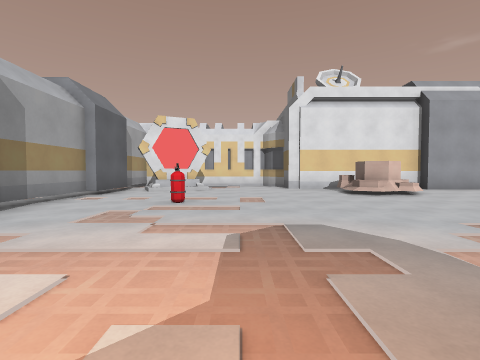
View 1 (above)

21 first-person views from a walk through a level from a Godot 3-D game. The camera is 1.2 m above the floor, tilts 2° down and sees 85° across. The floor is counted in squares, 2 m on a side. Each view is taken from the middle of a square. On the plan, view 1 faces up. The plan holds only what a view shows up to about 9 squares ahead; the rest is blank. The place goes on beyond the plan. Surface patterns are stand-ins for the level's own textures.

View 2
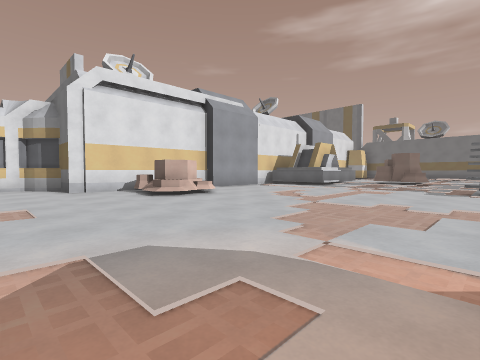

View 3
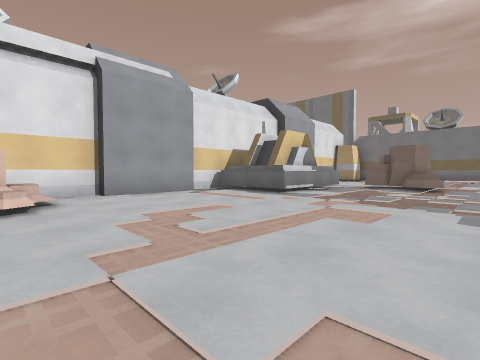

View 4
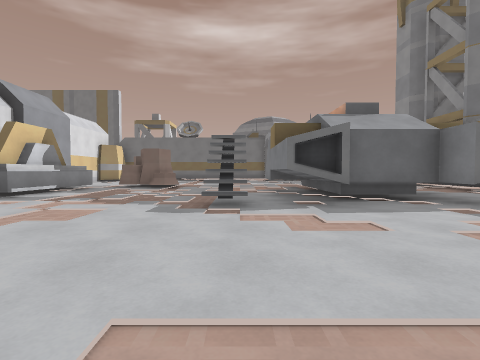

View 5
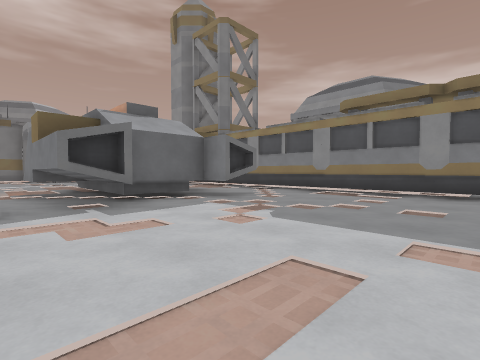

View 6
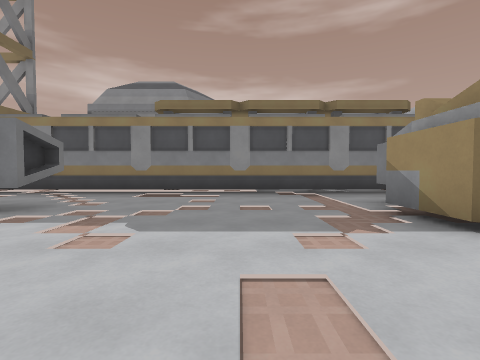

View 7
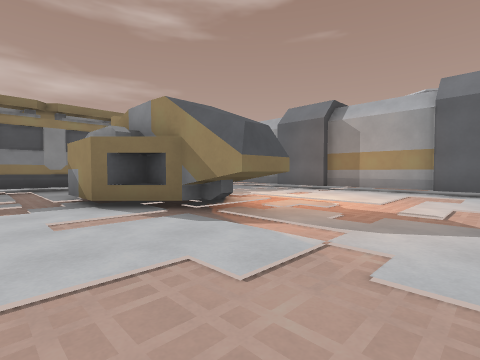

View 8
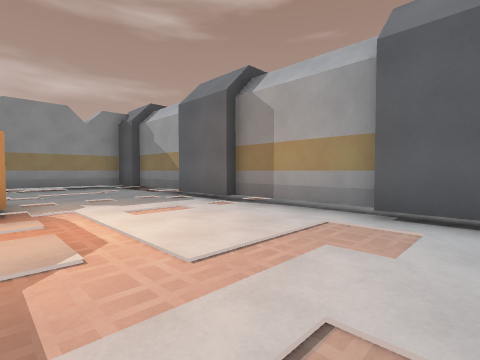

View 9
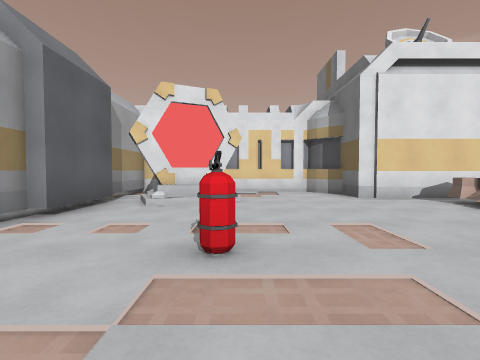

View 10
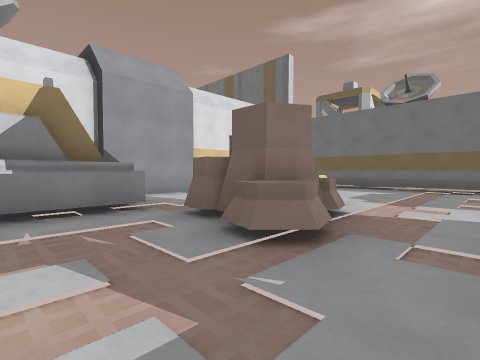

View 11
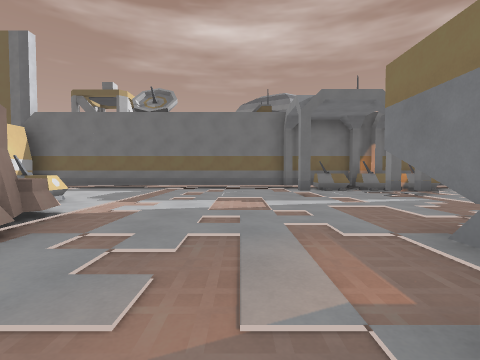

View 12
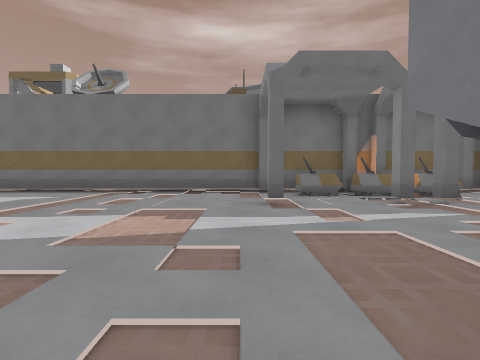

View 13
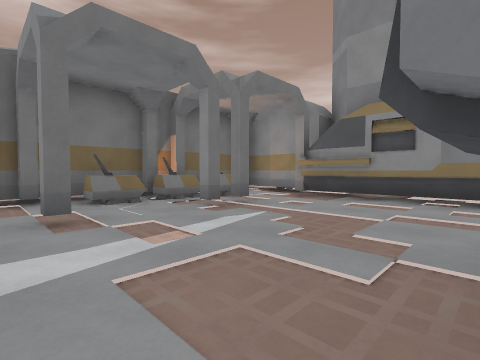

View 14
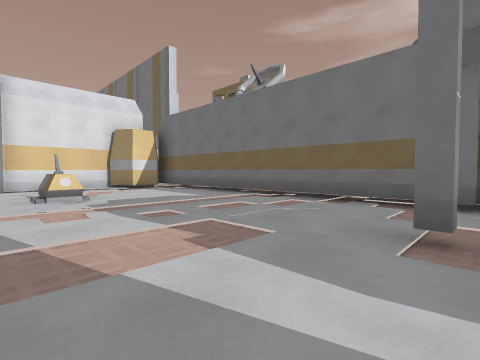

View 15
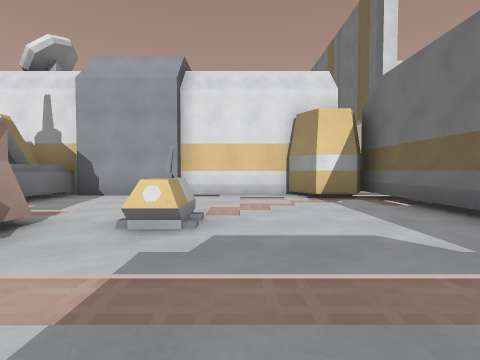

View 16
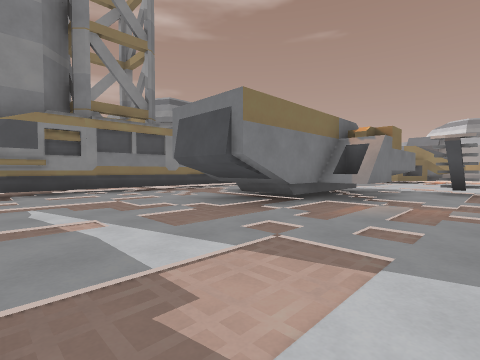

View 17
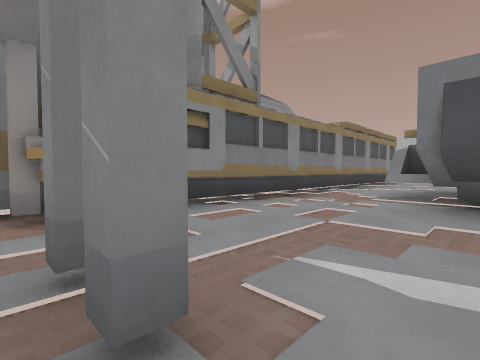

View 18
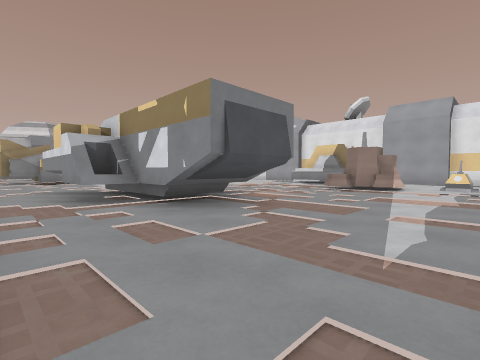

View 19
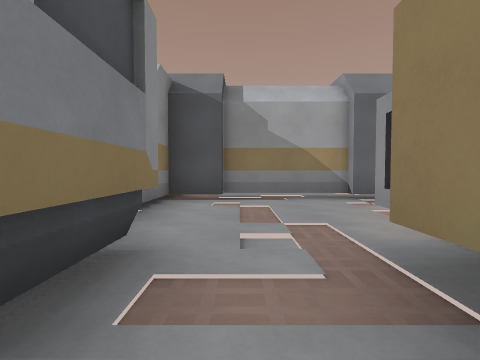

View 20
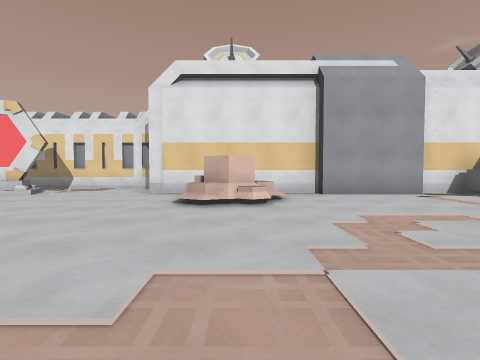

View 21
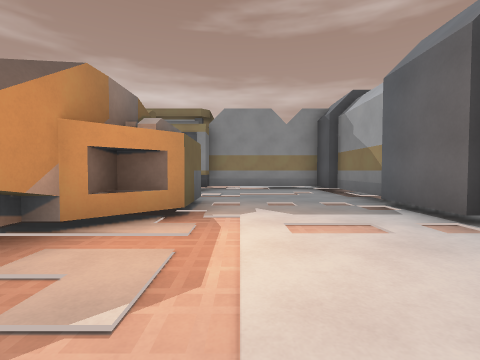

### Floor plan
Points are (right, up) in squares from view 1. A wall is a line through its corners. A room is listed if a view was taken in it or the views show most of it. See-through windows are left out.
Room 1 (views 1, 2, 3, 4, 5, 6, 7, 8, 9, 10, 11, 12, 13, 14, 15, 16, 17, 18, 19, 20, 21)
walls: (8.4, -0.8) (8.4, 0.1); (8.2, -0.9) (8.2, 0.2) (12, 0.2); (11.1, -0.5) (11.8, -0.5); (8.9, -2.8) (8.9, -1); (11.5, -0.8) (14.1, -0.8); (1.9, -0.6) (1.9, -1.4) (2.7, -1.4); (8.4, -3.6) (8.4, -3); (10.6, 6.6) (10, 6.6); (10.4, 7.1) (10.4, 7.6); (0.8, 0.8) (1.7, 0.8) (1.7, -0.5) (2.7, -1.5) (2.7, -3.1); (8.5, 8.4) (6, 8.4); (12, 6.4) (10.5, 6.4); (6.1, 8.7) (1.6, 8.7) (1.6, 9.7) (1.3, 10); (13.2, -1) (14.4, -1); (12.5, 6.6) (11.9, 6.6); (13, 6) (9.6, 6) (9.6, 8.5); (2.4, -3.6) (2.4, -4.1); (10.2, 8.7) (8.6, 8.7); (12, -3.7) (8.2, -3.7) (8.2, -2.8) (9.2, -2.8); (-0.3, -1.5) (0.7, -0.5) (0.7, 0.1); (14.1, -2.7) (11.5, -2.7); (1.2, -4.3) (0.8, -4.3); (14.4, -2.5) (13.2, -2.5); (-0.3, -3) (-0.3, -1.4) (0.6, -1.4) (0.6, -0.6); (12.9, 8.7) (11.8, 8.7); (16, 4.6) (16, 5.5); (1.4, 9.9) (1.1, 10.3); (1.2, 10.2) (0.9, 10.5) (-3.8, 10.5) (-3.8, 8.6); (0, -5.6) (17.8, -5.6); (-1.1, 8.7) (-2.6, 8); (-3.5, 2.9) (-3.5, 1.9); (15.5, 8.4) (12.9, 8.4) (12.9, 6.8); (-3.8, 1.9) (-3.8, -0.9); (-3.5, -0.8) (-3.5, -2.6); (-3.8, 6.4) (-3.8, 4); (-3.8, -2.5) (-3.8, -5.4); (-3.5, 8.1) (-3.5, 6.4); (-3.5, -5.4) (-3.5, -6.5) (0, -6.5) (0, -5.8); (20, -0.6) (20, 8.5); (19.6, 7.8) (18.7, 7.8) (18.1, 8.7) (15.4, 8.7); (20, -2.9) (20, -0.8)
low walls: (9.2, 0.9) (9.2, 1.5); (9.2, -2.8) (9.2, -1); (1.4, 0) (1.4, -0.6); (16.4, 5.6) (16.4, 4.6) (16, 4.6); (0, -5.8) (17.5, -5.8); (-1.8, 8.1) (-2.5, 7.8); (19, -2.4) (19, -1.4) (19.6, -1.4); (19, -2.8) (19.6, -2.8)
ways out: opening at (17, -5) to room 2; gap at (-3, 8)
objects: fire extinguisher (-1, 5); rock (3, 7) to (4, 8); rock (13, 3) to (15, 5)
Room 2 (no view inside)
walls: (19, -5.1) (19, -4.3); (17.6, -6.5) (20, -6.5); (20, -5.6) (20, -3.9)
ways out: opening at (17, -5) to room 1

Where each view was taken, in squares from view 1:
view 1: 0 up, 0 right, facing up
view 2: 1 up, 0 right, facing up-right
view 3: 2 up, 4 right, facing up-right
view 4: 1 up, 4 right, facing right
view 5: 1 up, 4 right, facing down-right
view 6: 1 up, 5 right, facing down
view 7: 3 up, 4 right, facing down-left
view 8: 3 up, 0 right, facing down-left
view 9: 3 up, 1 left, facing up
view 10: 2 up, 11 right, facing up-right
view 11: 1 up, 11 right, facing right
view 12: 0 up, 13 right, facing right
view 13: 0 up, 14 right, facing down-right
view 14: 1 down, 15 right, facing up-right
view 15: 2 up, 17 right, facing up
view 16: 2 up, 17 right, facing down-left
view 17: 2 down, 18 right, facing down-left
view 18: 5 down, 17 right, facing up-left
view 19: 5 down, 2 right, facing left
view 20: 2 up, 4 right, facing up
view 21: 2 up, 1 left, facing down
